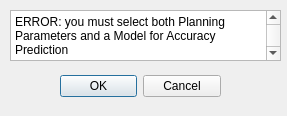
<?xml version="1.0" encoding="UTF-8"?>
<ui version="4.0">
 <class>Dialog</class>
 <widget class="QDialog" name="Dialog">
  <property name="geometry">
   <rect>
    <x>0</x>
    <y>0</y>
    <width>287</width>
    <height>116</height>
   </rect>
  </property>
  <property name="windowTitle">
   <string>WARNING</string>
  </property>
  <widget class="QDialogButtonBox" name="buttonBox">
   <property name="geometry">
    <rect>
     <x>60</x>
     <y>70</y>
     <width>161</width>
     <height>32</height>
    </rect>
   </property>
   <property name="orientation">
    <enum>Qt::Horizontal</enum>
   </property>
   <property name="standardButtons">
    <set>QDialogButtonBox::Cancel|QDialogButtonBox::Ok</set>
   </property>
  </widget>
  <widget class="QPlainTextEdit" name="plainTextEdit">
   <property name="geometry">
    <rect>
     <x>10</x>
     <y>10</y>
     <width>271</width>
     <height>51</height>
    </rect>
   </property>
   <property name="plainText">
    <string>ERROR: you must select both Planning Parameters and a Model for Accuracy Prediction</string>
   </property>
  </widget>
 </widget>
 <resources/>
 <connections>
  <connection>
   <sender>buttonBox</sender>
   <signal>accepted()</signal>
   <receiver>Dialog</receiver>
   <slot>accept()</slot>
   <hints>
    <hint type="sourcelabel">
     <x>248</x>
     <y>254</y>
    </hint>
    <hint type="destinationlabel">
     <x>157</x>
     <y>274</y>
    </hint>
   </hints>
  </connection>
  <connection>
   <sender>buttonBox</sender>
   <signal>rejected()</signal>
   <receiver>Dialog</receiver>
   <slot>reject()</slot>
   <hints>
    <hint type="sourcelabel">
     <x>316</x>
     <y>260</y>
    </hint>
    <hint type="destinationlabel">
     <x>286</x>
     <y>274</y>
    </hint>
   </hints>
  </connection>
 </connections>
</ui>
